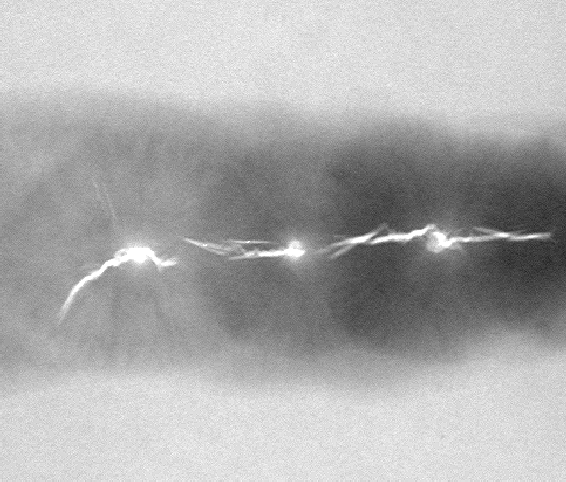
#> input picture pic/chapter10/p3.tif, 566 x 482 px, found by its file name
$ python test1.py
#> lines starting #> are read from the running program, lines starting #| are printed output that depends on the picture; after the words box and inside, x2 and y2 are one past the last pixel; in counts of white or black regions, pixels touching at a corner belong together
#> further down, src is the input picture: shape (482, 566); min 33, max 255, mean 173.4
### 10_图像分割/10_4_基于区域的分割/region_grow.py
import numpy as np


class Point(object):
    def __init__(self, x, y):
        self.x = x
        self.y = y

    def getX(self):
        return self.x

    def getY(self):
        return self.y


def getGrayDiff(input_image, currentPoint, tmpPoint):
    return abs(255 - int(input_image[tmpPoint.x, tmpPoint.y]))

    # return abs(
    #     int(input_image[currentPoint.x, currentPoint.y]) -
    #     int(input_image[tmpPoint.x, tmpPoint.y]))


def regionGrow(input_image, seeds, thresh):
#> called with thresh = 5
    input_image_cp = np.copy(input_image)
    w, h = input_image.shape
#> w = 482; h = 566
    seedMark = np.zeros(input_image.shape)
    seedList = []
    for seed in seeds:
        seedList.append(seed)
    connects = [
        Point(-1, -1),
        Point(0, -1),
        Point(1, -1),
        Point(1, 0),
        Point(1, 1),
        Point(0, 1),
        Point(-1, 1),
        Point(-1, 0)
    ]
    while (len(seedList) > 0):
        currentPoint = seedList.pop(0)
        seedMark[currentPoint.x, currentPoint.y] = 1
        for i in range(8):
            tmpX = currentPoint.x + connects[i].x
            tmpY = currentPoint.y + connects[i].y
            if tmpX < 0 or tmpY < 0 or tmpX >= w or tmpY >= h:
                continue
            if seedMark[tmpX, tmpY] == 1:
                continue
            grayDiff = getGrayDiff(input_image_cp, currentPoint,
                                   Point(tmpX, tmpY))
            if grayDiff < thresh:
                seedMark[tmpX, tmpY] = 1
                seedList.append(Point(tmpX, tmpY))
#> this loop made 1 pass
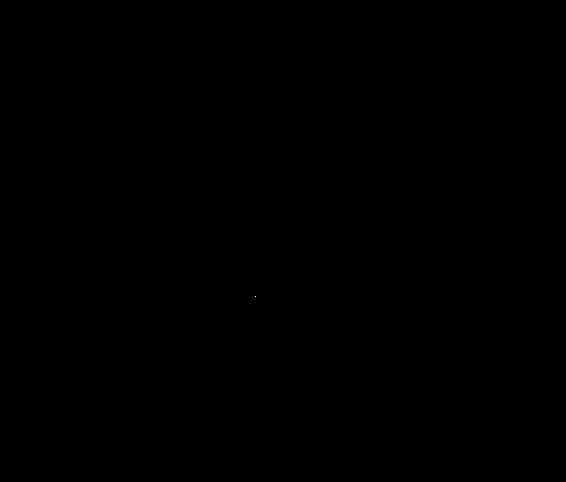
#> seedMark: shape (482, 566) float64; values 0 (black) and 1 (white), 0% white in thin lines or dots, all inside (x1, y1, x2, y2) = (255, 296, 256, 297)
#> after the loop, seedList = []
    return seedMark

### 10_图像分割/10_4_基于区域的分割/test1.py
import region_grow
import cv2
import numpy as np


def on_mouse(event, x, y, flags, params):
    if event == cv2.EVENT_LBUTTONDOWN:
        print('Seed: ' + 'Point' + '(' + str(x) + ', ' + str(y) + ')',
              src[y, x])
        # clicks.append((y, x))


src_path = './pic/chapter10/p3.tif'
src = cv2.imread(src_path, 0)
cv2.imshow('src', src)
cv2.setMouseCallback(
    'src',
    on_mouse,
    0,
)

seeds = [region_grow.Point(296, 255)]

dst = region_grow.regionGrow(src, seeds, 5)

cv2.imshow('dst', dst)

cv2.waitKey(0)
